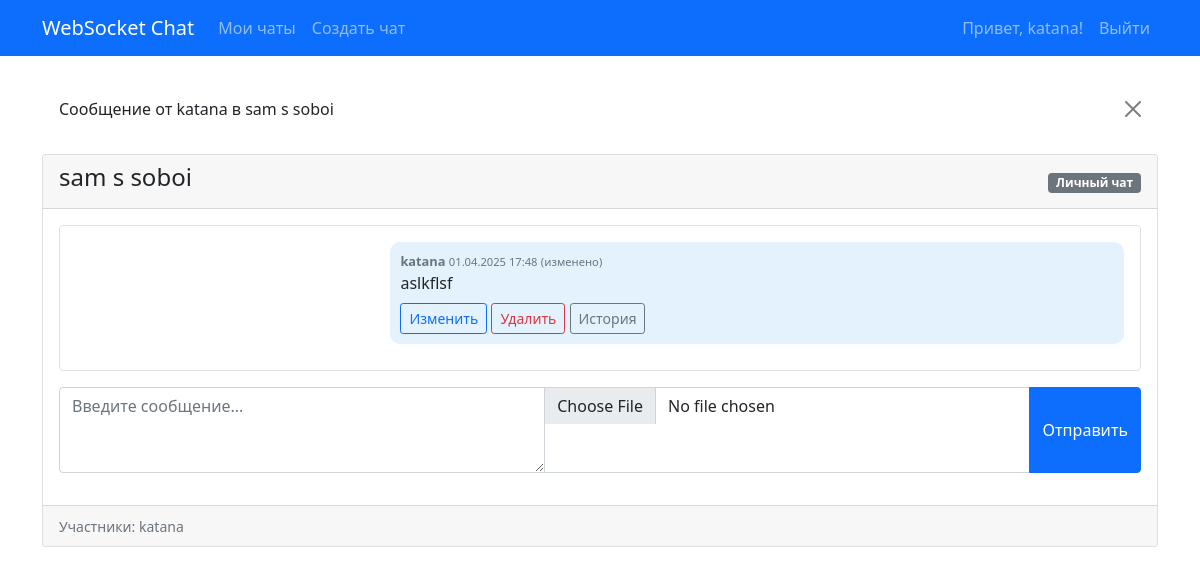
/2/ (signed in), run on an earlier commit of the app's database.
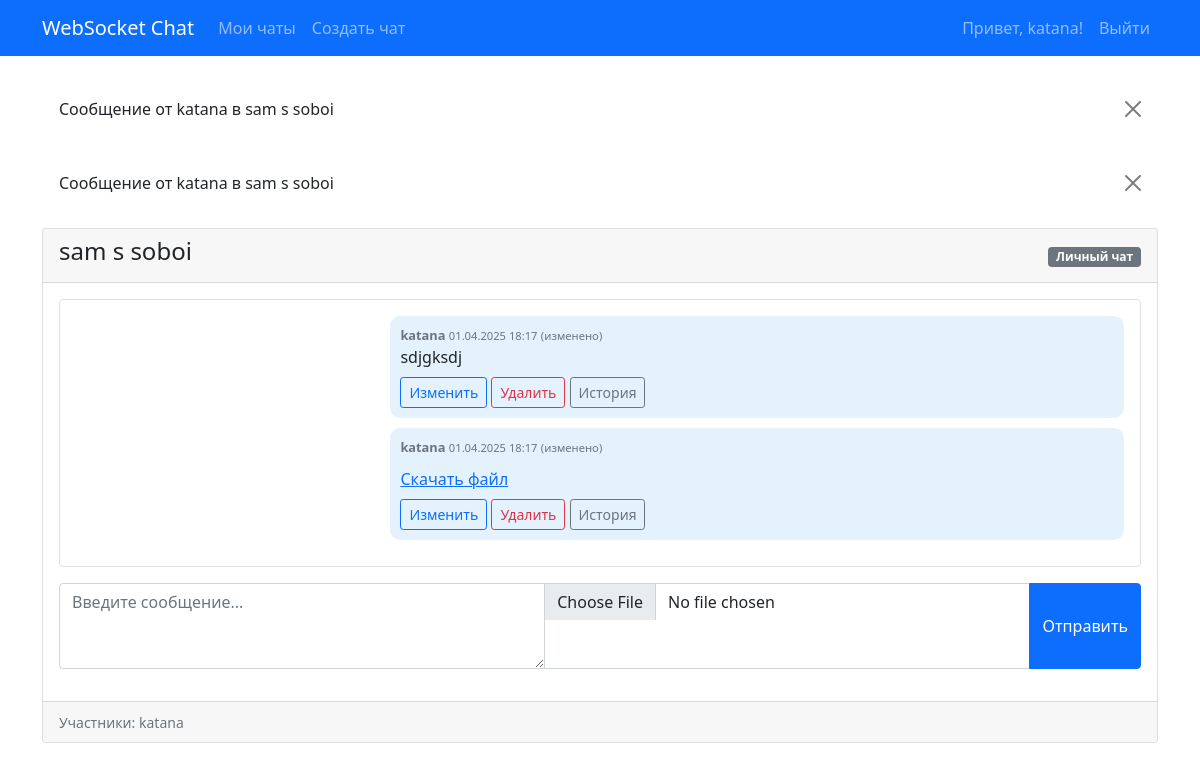
And on a later commit of the database.
### chat/models.py (models this page shows, shortened)
class Message(models.Model):
    chat = models.ForeignKey(Chat, on_delete=models.CASCADE, related_name="messages", verbose_name="Чат")
    sender = models.ForeignKey(User, on_delete=models.CASCADE, related_name="messages", verbose_name="Отправитель")
    text = models.TextField(verbose_name="Текст сообщения", blank=True, null=True)
    media = models.FileField(upload_to='chat_media/', verbose_name="Медиафайл", blank=True, null=True)
    created_at = models.DateTimeField(auto_now_add=True, verbose_name="Дата отправки")
    updated_at = models.DateTimeField(auto_now=True, verbose_name="Дата изменения")
    is_deleted = models.BooleanField(default=False, verbose_name="Удалено")
    deleted_by = models.ForeignKey(User, on_delete=models.SET_NULL, null=True, blank=True, related_name="deleted_messages", verbose_name="Кто удалил")
    class Meta:
        verbose_name = "Сообщение"
        verbose_name_plural = "Сообщения"
        ordering = ['created_at']
    def __str__(self):
        return f"Сообщение от {self.sender.username} в {self.chat.name}"

class Chat(models.Model):
    name = models.CharField(max_length=255, verbose_name="Название чата")
    members = models.ManyToManyField(User, related_name="chats", verbose_name="Участники")
    created_at = models.DateTimeField(auto_now_add=True, verbose_name="Дата создания")
    is_group = models.BooleanField(default=False, verbose_name="Групповой чат")
    is_deleted = models.BooleanField(default=False)
    deleted_by = models.ForeignKey(User, on_delete=models.SET_NULL, null=True, blank=True)
    admin = models.ForeignKey(User, on_delete=models.SET_NULL, null=True, related_name="admin_chats", verbose_name="Администратор")
    class Meta:
        verbose_name = "Чат"
        verbose_name_plural = "Чаты"
        ordering = ['-created_at']

### chat/views.py (the view)
# urls.py: path('<int:chat_id>/', views.chat_detail, name='chat_detail'),
@login_required
def chat_detail(request, chat_id):
    chat = get_object_or_404(Chat, id=chat_id, members=request.user)
    messages = Message.objects.filter(chat=chat, is_deleted=False).order_by('created_at')[:50]
    if request.method == 'POST':
        form = MessageForm(request.POST, request.FILES)
        if form.is_valid():
            message = form.save(commit=False)
            message.chat = chat
            message.sender = request.user
            message.save()
            return redirect('chat_detail', chat_id=chat.id)
    else:
        form = MessageForm()
    return render(request, 'chat/chat_detail.html', {
        'chat': chat,
        'messages': messages,
        'form': form,
    })

### chat/forms.py
class MessageForm(forms.ModelForm):
    class Meta:
        model = Message
        fields = ['text', 'media']
        widgets = {
            'text': forms.Textarea(attrs={
                'class': 'form-control',
                'rows': 3,
                'placeholder': 'Введите сообщение...'
            }),
            'media': forms.FileInput(attrs={'class': 'form-control'}),
        }

### chat/templates/chat/chat_detail.html (shortened to what this page needs)
{% extends 'chat/base.html' %}
{% block content %}
<div class="card">
    <div class="card-header d-flex justify-content-between align-items-center">
        <h4>{{ chat.name }}</h4>
        <div>
            <span class="badge bg-{% if chat.is_group %}info{% else %}secondary{% endif %}">
                {% if chat.is_group %}Групповой чат{% else %}Личный чат{% endif %}
            </span>
        </div>
    </div>
    <div class="card-body">
        <div class="chat-container mb-3 p-3 border rounded" id="chat-container">
            {% for message in messages %}
                <div class="message {% if message.sender == request.user %}sent{% else %}received{% endif %}"
                     data-message-id="{{ message.id }}">
                    <div class="message-info">
                        <strong>{{ message.sender.username }}</strong>
                        <small>{{ message.created_at|date:"d.m.Y H:i" }}</small>
                        {% if message.updated_at != message.created_at %}
                            <small>(изменено)</small>
                        {% endif %}
                    </div>
                    <div class="message-text">{{ message.text }}</div>
                    {% if message.media %}
                        <div class="media-preview">
                            {% if message.media.url|lower|slice:'-4:' == '.jpg' or message.media.url|lower|slice:'-5:' == '.jpeg' or message.media.url|lower|slice:'-4:' == '.png' or message.media.url|lower|slice:'-4:' == '.gif' %}
                                <img src="{{ message.media.url }}" alt="Media" class="img-fluid">
                            {% elif message.media.url|lower|slice:'-4:' == '.mp4' or message.media.url|lower|slice:'-4:' == '.mov' or message.media.url|lower|slice:'-4:' == '.avi' %}
                                <video controls class="img-fluid">
                                    <source src="{{ message.media.url }}" type="video/mp4">
                                    Ваш браузер не поддерживает видео.
                                </video>
                            {% else %}
                                <a href="{{ message.media.url }}" target="_blank">Скачать файл</a>
                            {% endif %}
                        </div>
                    {% endif %}
                    <div class="message-actions mt-2">
                        {% if message.sender == request.user or chat.admin == request.user %}
                            <button class="btn btn-sm btn-outline-primary edit-message" data-message-id="{{ message.id }}">Изменить</button>
                            <button class="btn btn-sm btn-outline-danger delete-message" data-message-id="{{ message.id }}">Удалить</button>
                        {% endif %}
                        <a href="{% url 'message_history' message.id %}" class="btn btn-sm btn-outline-secondary">История</a>
                    </div>
                </div>
            {% endfor %}
        </div>
        <form id="message-form" method="post" enctype="multipart/form-data">
            <div class="input-group mb-3">
                {{ form.text }}
                {{ form.media }}
                <button type="submit" class="btn btn-primary">Отправить</button>
            </div>
        </form>
    </div>
    <div class="card-footer">
        <small class="text-muted">
            Участники:
            {% for member in chat.members.all %}
                {{ member.username }}{% if not forloop.last %}, {% endif %}
            {% endfor %}
        </small>
    </div>
</div>
{% endblock %}

### chat/templates/chat/base.html (shortened to what this page needs)
<!DOCTYPE html>
<html lang="ru">
<head>
    <link href="https://cdn.jsdelivr.net/npm/bootstrap@5.1.3/dist/css/bootstrap.min.css" rel="stylesheet">
</head>
<body>
    <nav class="navbar navbar-expand-lg navbar-dark bg-primary">
        <div class="container">
            <a class="navbar-brand" href="{% url 'chat_list' %}">WebSocket Chat</a>
            <div class="collapse navbar-collapse" id="navbarNav">
                <ul class="navbar-nav me-auto">
                    {% if user.is_authenticated %}
                        <li class="nav-item">
                            <a class="nav-link" href="{% url 'chat_list' %}">Мои чаты</a>
                        </li>
                        <li class="nav-item">
                            <a class="nav-link" href="{% url 'chat_create' %}">Создать чат</a>
                        </li>
                    {% endif %}
                </ul>
                <ul class="navbar-nav">
                    {% if user.is_authenticated %}
                        <li class="nav-item">
                            <span class="nav-link">Привет, {{ user.username }}!</span>
                        </li>
                        <li class="nav-item">
                            <a class="nav-link" href="{% url 'logout' %}">Выйти</a>
                        </li>
                    {% endif %}
                </ul>
            </div>
        </div>
    </nav>
    <div class="container mt-4">
        {% if messages %}
            {% for message in messages %}
                <div class="alert alert-{{ message.tags }} alert-dismissible fade show" role="alert">
                    {{ message }}
                    <button type="button" class="btn-close" data-bs-dismiss="alert" aria-label="Close"></button>
                </div>
            {% endfor %}
        {% endif %}
        {% block content %}{% endblock %}
    </div>
</body>
</html>

### chat/templates/chat/base.html (style rules this page uses)
.chat-container { max-height: 70vh; overflow-y: auto; }
.message { border-radius: 10px; padding: 10px; margin-bottom: 10px; max-width: 70%; }
.sent { background-color: #e3f2fd; margin-left: auto; }
.message-info { font-size: 0.8rem; color: #6c757d; }
.media-preview { max-width: 200px; max-height: 200px; margin-top: 10px; }

What changed in the data, as far as the page shows it:
no longer on this page (row edited): Message: sender+chat "Сообщение от katana в sam s soboi", sender.username "katana", created_at "01.04.2025 17:48", shows "(изменено)", text "aslkflsf"
added Message: sender+chat "Сообщение от katana в sam s soboi", sender.username "katana", created_at "01.04.2025 18:17", shows "(изменено)", text "sdjgksdj"
added Message: sender+chat "Сообщение от katana в sam s soboi", sender.username "katana", created_at "01.04.2025 18:17", shows "(изменено)"
